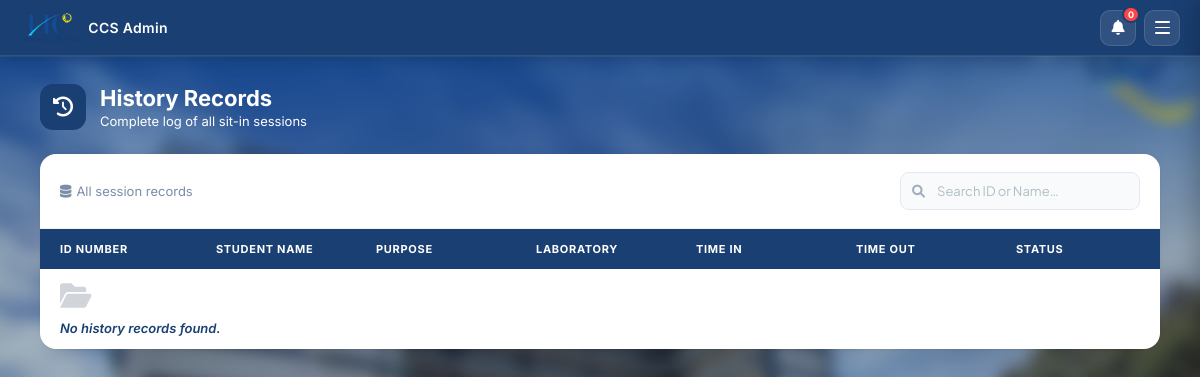
Page /history (signed in) on the earlier database version.
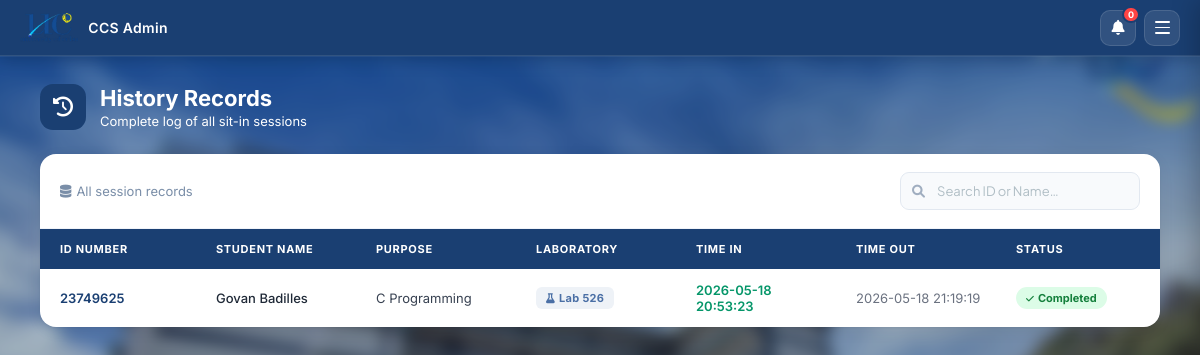
Same page on the later database version.
### tables this page shows
CREATE TABLE sitin_records (
            id INTEGER PRIMARY KEY AUTOINCREMENT,
            id_number TEXT NOT NULL,
            purpose TEXT,
            lab TEXT,
            time_in DATETIME DEFAULT CURRENT_TIMESTAMP,
            time_out DATETIME,
            status TEXT DEFAULT 'Active',
            feedback TEXT DEFAULT ''
        );

CREATE TABLE users (
            id INTEGER PRIMARY KEY AUTOINCREMENT,
            id_number TEXT UNIQUE NOT NULL,
            lastname TEXT NOT NULL,
            firstname TEXT NOT NULL,
            middlename TEXT,
            course_level TEXT,
            password TEXT NOT NULL,
            email TEXT,
            course TEXT,
            address TEXT,
            role TEXT DEFAULT 'student',
            remaining_sessions INTEGER DEFAULT 30,
            profile_pic TEXT DEFAULT 'default_profile.png'
        );

### app.py (the view)
@app.route('/history')
def history():
    if 'user_id' not in session or session.get('role') != 'admin':
        return redirect(url_for('home'))
    conn = get_db_connection()
    cursor = conn.cursor()
    records = cursor.execute('''
        SELECT s.*, u.firstname, u.lastname
        FROM sitin_records s
        JOIN users u ON s.id_number = u.id_number
        ORDER BY s.time_in DESC
    ''').fetchall()
    conn.close()
    return render_template('history.html', records=records)

### app.py (called while the page is built)
def get_db_connection():
    conn = sqlite3.connect('students.db')
    conn.row_factory = sqlite3.Row
    return conn

### templates/history.html (shortened to what this page needs)
<!DOCTYPE html>
<html lang="en">
<head>
    <link rel="stylesheet" href="{{ url_for('static', filename='style.css') }}?v=16">
    <link rel="stylesheet" href="{{ url_for('static', filename='admin.css') }}?v=16">
    <link rel="stylesheet" href="https://cdnjs.cloudflare.com/ajax/libs/font-awesome/6.0.0/css/all.min.css">
</head>
<body class="admin-page">
    <nav class="navbar">
        <div class="nav-left">
            <img src="{{ url_for('static', filename='images/uclogonav.png') }}" alt="UC Logo">
            <span class="nav-brand">CCS Admin</span>
        </div>
        <div class="nav-right">
            <div class="notif-wrapper" id="notifWrapper">
                <button class="notif-bell-btn" id="notifBellBtn" onclick="toggleNotifDropdown(event)" title="Notifications">
                    <i class="fas fa-bell"></i>
                    <span class="notif-badge" id="notifBadge" style="display:none;">0</span>
                </button>
            </div>
            <button class="hamburger-btn" id="hamburgerBtn" onclick="toggleSidebar()">
                <span></span><span></span><span></span>
            </button>
        </div>
    </nav>
    <div class="admin-container">
        <div class="page-header">
            <div class="page-header-icon"><i class="fas fa-history"></i></div>
            <div>
                <h1 style="color: white;">History Records</h1>
                <p style="color: white;">Complete log of all sit-in sessions</p>
            </div>
        </div>
        <div class="card">
            <div class="table-toolbar">
                <div class="toolbar-left">
                    <span style="font-size: 13px; color: #7a8ea8;">
                        <i class="fas fa-database" style="margin-right: 5px;"></i>All session records
                    </span>
                </div>
                <div class="search-box">
                    <input type="text" id="searchHistory" onkeyup="filterHistory()" placeholder="Search ID or Name…">
                </div>
            </div>
            <div style="overflow-x: auto;">
                <table class="modern-table">
                    <thead>
                        <tr>
                            <th>ID Number</th>
                            <th>Student Name</th>
                            <th>Purpose</th>
                            <th>Laboratory</th>
                            <th>Time In</th>
                            <th>Time Out</th>
                            <th>Status</th>
                        </tr>
                    </thead>
                    <tbody>
                        {% for row in records %}
                        <tr>
                            <td>{{ row['id_number'] }}</td>
                            <td><span class="student-name">{{ row['firstname'] }} {{ row['lastname'] }}</span></td>
                            <td>{{ row['purpose'] }}</td>
                            <td><span class="lab-badge"><i class="fas fa-flask" style="font-size:10px;margin-right:4px;"></i>{{ row['lab'] }}</span></td>
                            <td style="color: #059669; font-weight: 600;">{{ row['time_in'] }}</td>
                            <td style="color: #6b7280;">{{ row['time_out'] if row['time_out'] else '—' }}</td>
                            <td>
                                {% if row['status'] == 'Active' %}
                                    <span class="status-badge status-active"><i class="fas fa-circle" style="font-size:7px;margin-right:4px;"></i>Active</span>
                                {% else %}
                                    <span class="status-badge status-completed"><i class="fas fa-check" style="font-size:9px;margin-right:4px;"></i>Completed</span>
                                {% endif %}
                            </td>
                        </tr>
                        {% else %}
                        <tr class="empty-row">
                            <td colspan="7">
                                <i class="fas fa-folder-open" style="display:block; font-size: 28px; margin-bottom: 10px; color: #d1d5db;"></i>
                                No history records found.
                            </td>
                        </tr>
                        {% endfor %}
                    </tbody>
                </table>
            </div>
        </div>
    </div>
</body>
</html>

### static/style.css (style rules this page uses)
* { box-sizing: border-box; margin: 0; padding: 0; font-family: 'Inter', 'Segoe UI', Tahoma, Geneva, Verdana, sans-serif; }
html { scroll-behavior: smooth; }
body { background-color: #EBEBEB; }
.navbar { background-color: rgba(21, 76, 121, 0.95); padding: 15px 30px; display: flex; justify-content: space-between; align-items: center; color: white; box-shadow: 0 2px 5px rgba(0,0,0,0.2); position: fixed; top: 0; left: 0; width: 100% !important; z-index: 9999; }
body { padding-top: 80px; }

### static/admin.css (style rules this page uses)
body.admin-page { margin: 0; display: flex; flex-direction: column; position: relative; font-family: sans-serif; }
body.admin-page::before { content: ""; position: fixed; top: -20px; left: -20px; right: -20px; bottom: -20px; background-image: url('/static/images/ucbackground.jpg'); background-size: cover; background-position: center; background-repeat: no-repeat; filter: blur(8px) brightness(0.8); z-index: -1; }
.admin-container { flex: 1; display: flex; justify-content: center; align-items: flex-start; z-index: 1; padding: 40px 24px 50px; min-height: calc(100vh - 54px); box-sizing: border-box; }
.navbar { position: fixed; top: 0; left: 0; width: 100%; box-sizing: border-box; z-index: 9999; background: rgba(27, 79, 138, 0.85); backdrop-filter: blur(15px); border-bottom: 1px solid rgba(255, 255, 255, 0.1); display: flex; justify-content: space-between; align-items: center; padding: 15px 40px; }

Differences in the rows shown:
added sitin_records: id_number "23749625", firstname "Govan", lastname "Badilles", purpose "C Programming", lab "Lab 526", time_in "2026-05-18 20:53:23", time_out "2026-05-18 21:19:19", status "Completed" (drawn)
Other differences:
text no longer shown: "No history records found."
